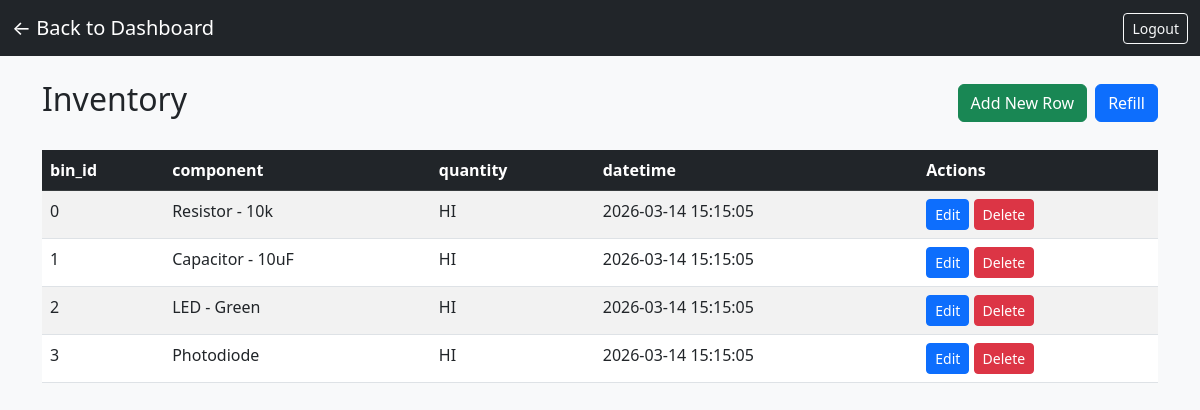
Screenshot of /view/inventory (signed in) with the database file from the repository.
### tables this page shows
CREATE TABLE inventory(
               bin_id INTEGER UNIQUE NOT NULL, 
               component TEXT NOT NULL, 
               quantity TEXT NOT NULL,
               datetime TEXT);

### app.py (the view)
@app.route('/view/<table_name>')
@login_required
def view_table(table_name):
    allowed_tables = ['users', 'inventory', 'activity_logs', 'api_keys']
    if table_name not in allowed_tables:
        return "Access denied", 403
    log_activity(session['username'], f"Viewed table {table_name}")
    if table_name == 'inventory':
        sync_inventory_from_csv()
    conn = get_db_connection()
    cursor = conn.execute(f'PRAGMA table_info({table_name})')
    columns = [col['name'] for col in cursor.fetchall()]
    if table_name == 'activity_logs':
        rows = conn.execute(f'SELECT * FROM {table_name} ORDER BY datetime DESC').fetchall()
    elif table_name == 'inventory':
        rows = conn.execute(f'SELECT * FROM {table_name} ORDER BY bin_id ASC').fetchall()
    else:
        rows = conn.execute(f'SELECT * FROM {table_name}').fetchall()
    conn.close()
    data = []
    for row in rows:
        row_dict = dict(row)
        if table_name == 'users' and 'password' in row_dict:
            row_dict['password'] = '********'
        data.append(row_dict)
    can_edit = session.get('is_admin') == 1 and table_name not in ['users', 'activity_logs']
    can_refill = table_name == 'inventory' and (session.get('refill_perm') == 1 or session.get('is_admin') == 1)
    refill_mode = can_refill and request.args.get('refill_mode') == '1'
    return render_template('view_table.html',
                           table_name=table_name,
                           columns=columns,
                           data=data,
                           can_edit=can_edit,
                           can_refill=can_refill,
                           refill_mode=refill_mode)

### app.py (called while the page is built, shortened)
def get_db_connection():
    conn = sqlite3.connect('testDB.db', timeout=30)
    conn.execute('PRAGMA journal_mode=WAL')
    conn.row_factory = sqlite3.Row
    return conn

def sync_inventory_from_csv():
    if not os.path.exists(CSV_PATH):
        return

def login_required(f):
    @wraps(f)
    def decorated_function(*args, **kwargs):
        if 'username' not in session:
            return redirect(url_for('login'))
        return f(*args, **kwargs)
    return decorated_function

def log_activity(username, description):
    conn = get_db_connection()
    timestamp = datetime.now().strftime('%Y-%m-%d %H:%M:%S')
    conn.execute('INSERT INTO activity_logs (username, access_req, datetime) VALUES (?, ?, ?)',
                 (username, description, timestamp))
    conn.commit()
    conn.close()

### templates/view_table.html (shortened to what this page needs)
<!DOCTYPE html>
<html lang="en">
<head>
    <link href="https://cdn.jsdelivr.net/npm/bootstrap@5.3.0/dist/css/bootstrap.min.css" rel="stylesheet">
</head>
<body class="bg-light">
    <nav class="navbar navbar-dark bg-dark">
        <div class="container-fluid">
            <a href="{{ url_for('dashboard') }}" class="navbar-brand">← Back to Dashboard</a>
            <a href="{{ url_for('logout') }}" class="btn btn-outline-light btn-sm">Logout</a>
        </div>
    </nav>
    <div class="container mt-4">
        <div class="d-flex justify-content-between align-items-center mb-4">
            <h2 class="text-capitalize">
                {{ table_name.replace('_', ' ') }}
            </h2>
            <div class="d-flex gap-2">
                {% if can_edit and not refill_mode %}
                <button class="btn btn-success" onclick="showInsertModal()">Add New Row</button>
                {% endif %}
                {% if can_refill and not refill_mode %}
                <a href="{{ url_for('view_table', table_name=table_name, refill_mode=1) }}" class="btn btn-primary">Refill</a>
                {% endif %}
            </div>
        </div>
        {% if data %}
        <div class="table-responsive">
            <table class="table table-striped table-hover" id="dataTable">
                <thead class="table-dark">
                    <tr>
                        {% for column in columns %}
                        <th>{{ column }}</th>
                        {% endfor %}
                        {% if not refill_mode %}
                            {% if can_edit %}
                            <th>Actions</th>
                            {% elif table_name == 'users' and session.is_admin %}
                            <th>Actions</th>
                            {% endif %}
                        {% endif %}
                    </tr>
                </thead>
                <tbody>
                    {% for row in data %}
                    <tr>
                        {% for column in columns %}
                        {% if refill_mode %}
                        <td><input type="text" class="form-control form-control-sm refill-input" data-col="{{ column }}" value="{{ row[column] if row[column] is not none else '' }}"></td>
                        {% else %}
                        <td>{{ row[column] }}</td>
                        {% endif %}
                        {% endfor %}
                        {% if not refill_mode %}
                            {% if can_edit %}
                            <td>
                                <button class="btn btn-sm btn-primary" onclick='editRow({{ row | tojson }})'>Edit</button>
                                <button class="btn btn-sm btn-danger" onclick='deleteRow({{ row | tojson }})'>Delete</button>
                            </td>
                            {% elif table_name == 'users' and session.is_admin and row.username != 'superuser' %}
                            <td>
                                <a href="{{ url_for('edit_user_permissions', username=row.username) }}" class="btn btn-sm btn-warning">Edit Permissions</a>
                            </td>
                            {% elif table_name == 'users' and row.username == 'superuser' %}
                            <td>
                                <span class="text-muted">Protected</span>
                            </td>
                            {% endif %}
                        {% endif %}
                    </tr>
                    {% endfor %}
                </tbody>
            </table>
        </div>
        {% else %}
        <div class="alert alert-info">No data in this table yet.</div>
        {% endif %}
    </div>
</body>
</html>

### rows the page displays
inventory: bin "0" "Resistor - 10k" "HI" "2026-03-14 15:15:05"
inventory: bin "1" "Capacitor - 10uF" "HI" "2026-03-14 15:15:05"
inventory: bin "2" "LED - Green" "HI" "2026-03-14 15:15:05"
inventory: bin "3" "Photodiode" "HI" "2026-03-14 15:15:05"

### other values shown
{{ table_name.replace('_', ' ') }} "Inventory"
{{ column }} "bin_id" "component" "quantity" "datetime"
